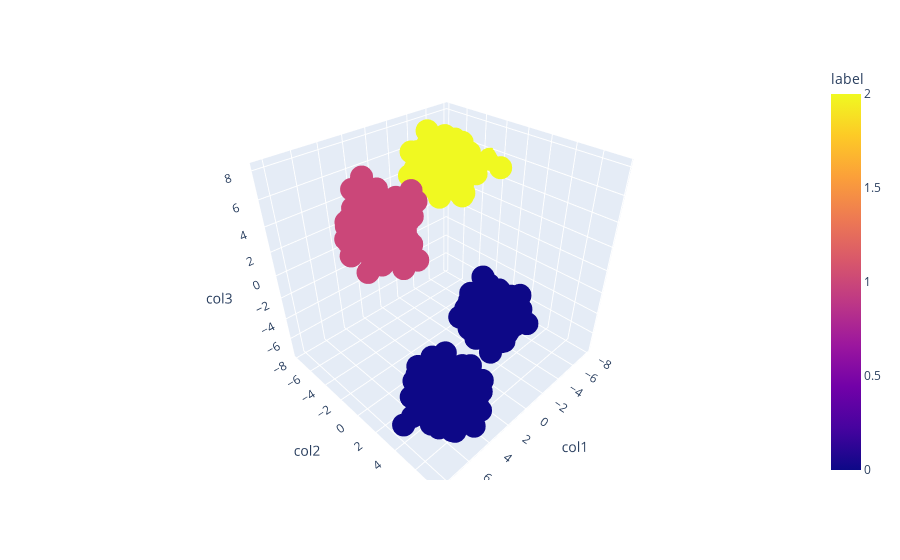

Notebook code for this chart:
### Code cell
fig = px.scatter_3d(data,x='col1', y='col2', z='col3',color='label')
fig.show()

### Figure 1 — Plotly figure (JSON) as saved in the notebook; plotly's stock layout.template omitted (floating-point values rounded to 4 significant figures; data arrays with more than 128 entries replaced by an {"elided": "..."} marker saying what was removed)
{"data": [{"hovertemplate": "col1=%{x}<br>col2=%{y}<br>col3=%{z}<br>label=%{marker.color}<extra></extra>", "legendgroup": "", "marker": {"color": {"elided": "768 int values"}, "coloraxis": "coloraxis", "symbol": "circle"}, "mode": "markers", "name": "", "scene": "scene", "showlegend": false, "type": "scatter3d", "x": {"elided": "768 float values"}, "y": {"elided": "768 float values"}, "z": {"elided": "768 float values"}}], "layout": {"autosize": true, "coloraxis": {"colorbar": {"title": {"text": "label"}}, "colorscale": [[0, "#0d0887"], [0.1111, "#46039f"], [0.2222, "#7201a8"], [0.3333, "#9c179e"], [0.4444, "#bd3786"], [0.5556, "#d8576b"], [0.6667, "#ed7953"], [0.7778, "#fb9f3a"], [0.8889, "#fdca26"], [1, "#f0f921"]]}, "legend": {"tracegroupgap": 0}, "margin": {"t": 60}, "scene": {"aspectmode": "auto", "aspectratio": {"x": 1.03, "y": 0.9814, "z": 0.9888}, "domain": {"x": [0, 1], "y": [0, 1]}, "xaxis": {"title": {"text": "col1"}, "type": "linear"}, "yaxis": {"title": {"text": "col2"}, "type": "linear"}, "zaxis": {"title": {"text": "col3"}, "type": "linear"}}}}
